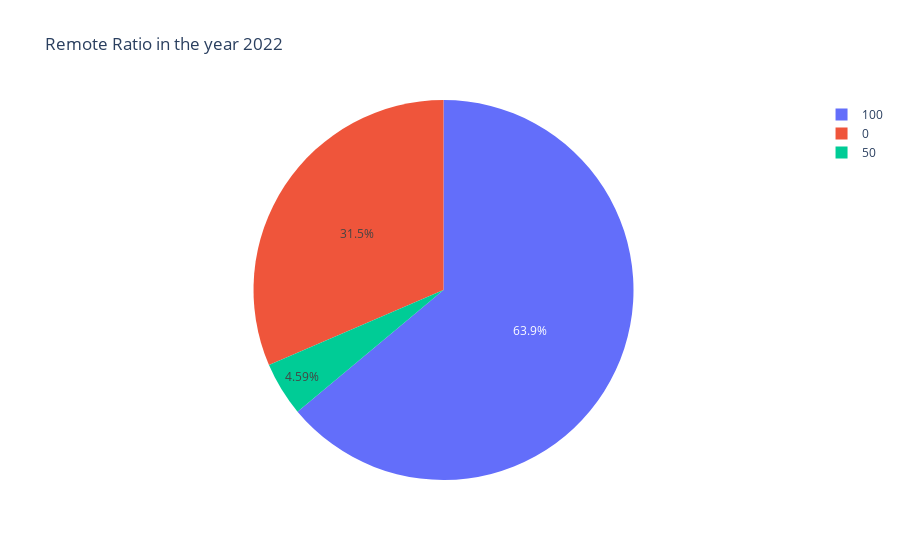

The code cell stored with this chart in its notebook:
### Code cell
fig = px.pie(df_2022,names='remote_ratio',title="Remote Ratio in the year 2022")
fig.show()

### Figure 1 — Plotly figure (JSON) as saved in the notebook; plotly's stock layout.template omitted (floating-point values rounded to 4 significant figures; data arrays with more than 128 entries replaced by an {"elided": "..."} marker saying what was removed)
{"data": [{"domain": {"x": [0, 1], "y": [0, 1]}, "hovertemplate": "remote_ratio=%{label}<extra></extra>", "labels": {"elided": "893 int values"}, "legendgroup": "", "name": "", "showlegend": true, "type": "pie"}], "layout": {"legend": {"tracegroupgap": 0}, "title": {"text": "Remote Ratio in the year 2022"}}}
